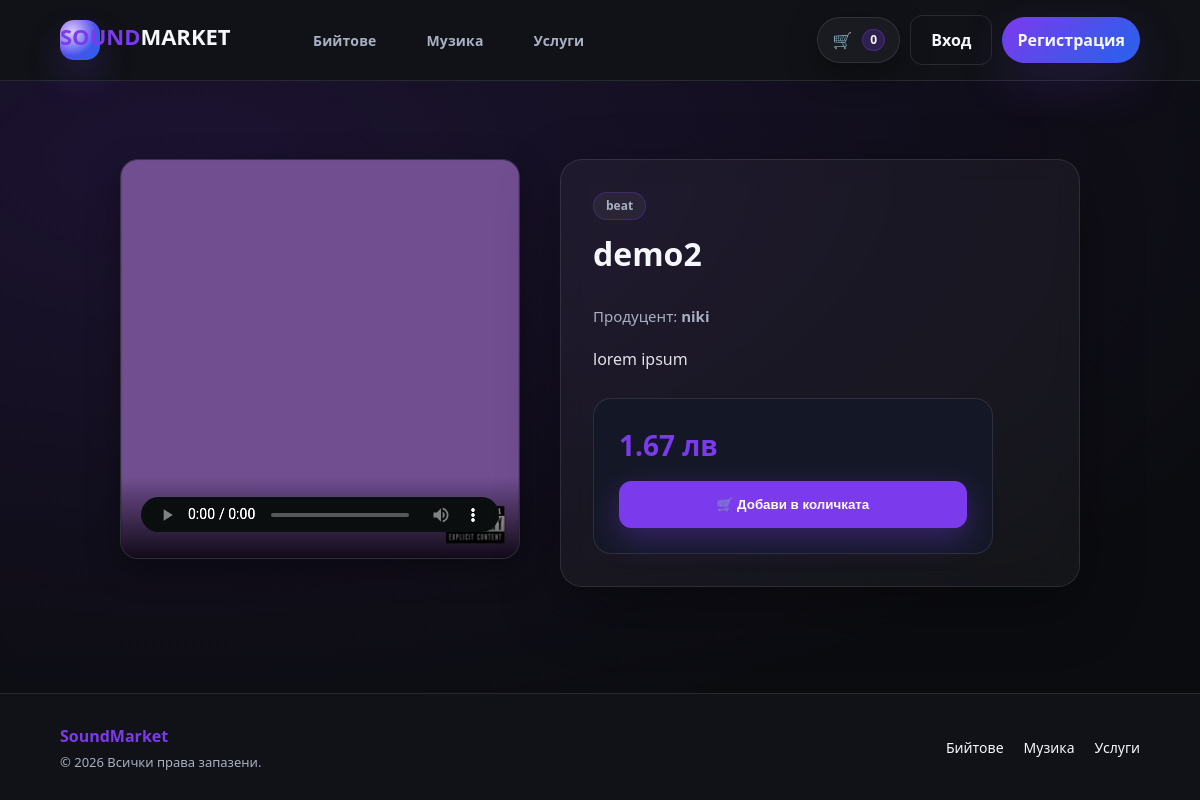
The app's page /soundmarket/product.php?id=3 with its own data.
### tables this page shows
CREATE TABLE `products` (
  `id` int(11) NOT NULL,
  `owner_id` int(11) NOT NULL,
  `type` enum('beat','music','service','digital') NOT NULL,
  `title` varchar(140) NOT NULL,
  `description` text DEFAULT NULL,
  `price_bgn` int(11) NOT NULL,
  `genre` varchar(60) DEFAULT NULL,
  `bpm` int(11) DEFAULT NULL,
  `file_path` varchar(255) DEFAULT NULL,
  `cover_path` varchar(255) DEFAULT NULL,
  `created_at` timestamp NOT NULL DEFAULT current_timestamp()
);

CREATE TABLE `users` (
  `id` int(11) NOT NULL,
  `username` varchar(50) NOT NULL,
  `email` varchar(120) NOT NULL,
  `password_hash` varchar(255) NOT NULL,
  `created_at` timestamp NOT NULL DEFAULT current_timestamp()
);

### soundmarket/inc/functions.php (called while the page is built, shortened)
<?php
function h(string $s): string {
  return htmlspecialchars($s, ENT_QUOTES, 'UTF-8');
}
function format_bgn(int $st): string {
  return number_format($st / 100, 2, '.', '') . ' лв';
}

### soundmarket/product.php (the view, shortened to what this page needs)
<?php
require_once __DIR__ . '/inc/functions.php';
$pdo = db();
$id = isset($_GET['id']) ? (int)$_GET['id'] : 0;
$stmt = $pdo->prepare("
    SELECT p.*, u.username
    FROM products p
    JOIN users u ON u.id = p.owner_id
    WHERE p.id = ?
");
$stmt->execute([$id]);
$product = $stmt->fetch();
require __DIR__ . '/inc/header.php';
?>
<section class="landing-section">
    <div class="landing-container">
        <div class="feature-split">
            <div class="media-frame">
                <?php
                  $userCover = !empty($product['cover_path']) ? APP_BASE . '/' . h($product['cover_path']) : null;
                  $defaultCover = APP_BASE . '/uploads/blog-vinyl-lp.800x0.jpg';
                  $finalCover = $userCover ?: $defaultCover;
                ?>
                <div class="media" style="background-image: url('<?= $finalCover ?>'); width:100%; height:100%; background-size:cover; background-position:center;">
                    <?php if (!empty($product['file_path'])): ?>
                        <div style="position: absolute; bottom: 0; left: 0; right: 0; background: linear-gradient(transparent, rgba(0,0,0,0.8)); padding: 20px;">
                            <audio controls controlsList="nodownload" style="width: 100%; height: 35px; filter: invert(100%) hue-rotate(180deg) brightness(1.5);">
                                <source src="<?= APP_BASE ?>/<?= h($product['file_path']) ?>" type="audio/mpeg">
                            </audio>
                        </div>
                    <?php endif; ?>
                </div>
            </div>
            <div class="feature-card">
                <span class="pill"><?= h($product['type']) ?></span>
                <h1 style="margin-top: 10px;"><?= h($product['title']) ?></h1>
                <p class="muted">
                    Продуцент: <strong><?= h($product['username']) ?></strong>
                </p>
                <div style="margin: 20px 0; line-height: 1.6; color: var(--text); opacity: 0.9;">
                    <?= nl2br(h($product['description'] ?? 'Няма допълнително описание.')) ?>
                </div>
                <div class="purchase-box">
                    <span class="price-tag"><?= format_bgn((int)$product['price_bgn']) ?></span>
                    <form method="post" action="<?= APP_BASE ?>/cart.php">
                        <button class="btn primary" type="submit" style="width: 100%; padding: 15px; font-weight: bold;">
                            🛒 Добави в количката
                        </button>
                    </form>
                </div>
            </div>
        </div> </div> </section>
<?php require __DIR__ . '/inc/footer.php'; ?>

### records on screen
products: cover_path (picture), type "beat", title "demo2", owner.username "niki", description "lorem ipsum", price_bgn "1.67 лв"

### other values on screen
$cartCount "0"
APP_NAME "SoundMarket"
